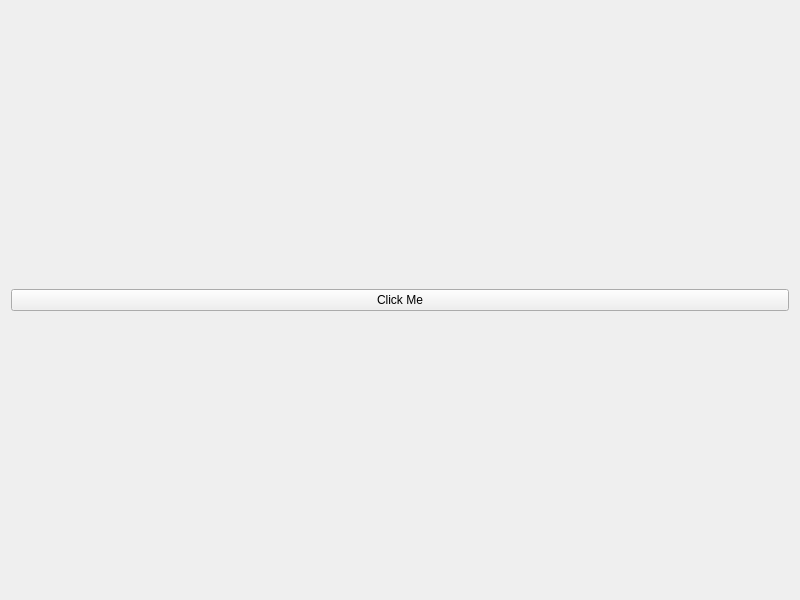
<?xml version="1.0" encoding="UTF-8"?>
<ui version="4.0">
 <class>Widget</class>
 <widget class="QWidget" name="Widget">
  <property name="geometry">
   <rect>
    <x>0</x>
    <y>0</y>
    <width>800</width>
    <height>600</height>
   </rect>
  </property>
  <property name="windowTitle">
   <string>Widget</string>
  </property>
  <layout class="QVBoxLayout" name="verticalLayout">
   <item>
    <widget class="QPushButton" name="pushButton">
     <property name="text">
      <string>Click Me</string>
     </property>
    </widget>
   </item>
  </layout>
 </widget>
 <resources/>
 <connections/>
</ui>
